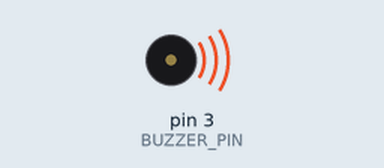
Recording of a sketch running on a simulated Arduino Uno, built with avr-gcc and run on an emulated ATmega328P. On the bench: buzzer (waves = sounding).

Above: at 1.4 s.
At 3.31 s:
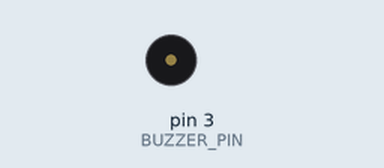
Timing chart, 0 to 3.7 s (numbered marks = the images above):
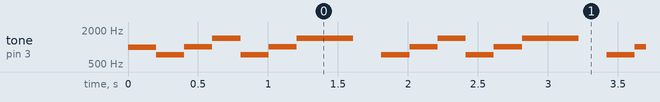

The sketch:

buzzer_task_control.ino
```cpp
const int BUZZER_PIN=3;
const uint16_t freqGoal[] PROGMEM= {727, 1019, 1432, 727, 1019, 1432, 1432, 1432};
const uint16_t freqMiss[] PROGMEM= {656, 400, 400, 512, 278, 278, 278};

void buzzerInit()
{
  pinMode(BUZZER_PIN, OUTPUT);
}

bool buzzerTone(const uint16_t* freqs, int freqs_len, int itv){
  static unsigned long control_millis = 0;
  static int k=0;

  if (millis()-control_millis>itv)
  {
    tone(BUZZER_PIN, pgm_read_word_near(freqs+k));
    k++;
    control_millis = millis();
  }

  if (k>=freqs_len)
  {
    k=0;
    noTone(BUZZER_PIN);
    return true;
  }
  return false;
}
```

main.ino
```cpp
void setup()
{
  buzzerInit();
  tone(BUZZER_PIN, 1000);
}

void loop()
{
  buzzerTone(freqGoal, 8, 200);
}
```

Measured:
- by itself, tone on pin 3 (BUZZER_PIN): repeats every 1.6 s: 727 Hz 0.20 s, 1019 Hz 0.20 s, 1432 Hz 0.20 s, 727 Hz 0.20 s, 1019 Hz 0.20 s, 1432 Hz 0.40 s, silent 0.20 s
